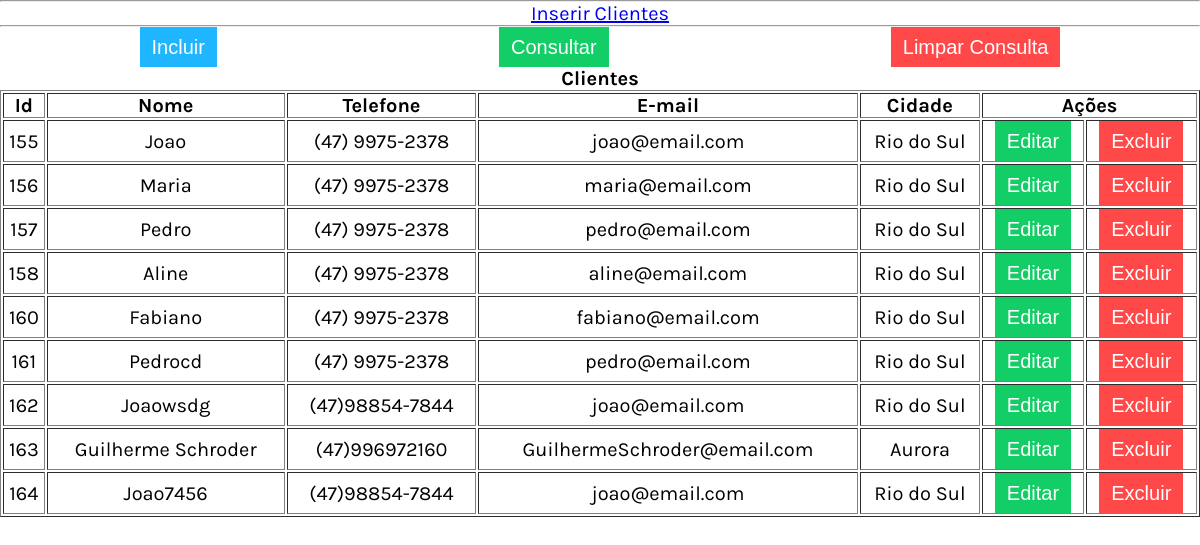
The page /Projeto_com_orientacao_objeto/consulta-cliente-simples.php on the database its author committed.
### tables this page shows
CREATE TABLE cliente (cliente_id INTEGER PRIMARY KEY AUTOINCREMENT NOT NULL, nome TEXT, telefone TEXT, email TEXT, cidade TEXT);

### Projeto_com_orientacao_objeto/consulta-cliente-simples.php (the view, shortened to what this page needs)
<?php
function getDados(){
    $pdo = getConexao();
    $query = "SELECT * FROM `cliente`";
    $stmt = $pdo->prepare($query);
    $stmt->execute();
    $aDados = array();
    while ($result = $stmt->fetch(PDO::FETCH_ASSOC)) {
        $aDados[] = $result;
    }
    return $aDados;
}
function getColunasTabela(){
    $html_colunas_tabela = '';
    $aDados = getDados();
    if (count($aDados)) {
        foreach ($aDados as $aContato) {
            $html_colunas_tabela .= "<tr>";
            $cliente_id = $aContato["cliente_id"];
            $nome       = $aContato["nome"];
            $telefone   = $aContato["telefone"];
            $email      = $aContato["email"];
            $cidade     = $aContato["cidade"];
            $html_colunas_tabela .= "<td>$cliente_id</td>";
            $html_colunas_tabela .= "<td>$nome</td>";
            $html_colunas_tabela .= "<td>$telefone</td>";
            $html_colunas_tabela .= "<td>$email</td>";
            $html_colunas_tabela .= "<td>$cidade</td>";
            $html_colunas_tabela .= getAcoesCliente($cliente_id);
            $html_colunas_tabela .= "</tr>";
        }
    } else {
        $html_colunas_tabela .= "<tr><td colspan=\"7\" align='center'>Sem dados para exibir</td></tr>";
    }
    return $html_colunas_tabela;
}
function getAcoesCliente($cliente_id) {
    $html_acao = '<td>
                        <button type="button" class="button green"
                            onclick="editarCliente(' . $cliente_id . ')">Editar</button>
                   </td>
                   <td>
                        <button type="button" class="button red"
                            onclick="excluirCliente(' . $cliente_id . ')">Excluir</button>
                    </td>';
    return $html_acao;
}
function carregaCabecalho() {
    $html = '<!DOCTYPE html>
            <html lang="pt-BR">
            <head>
                <meta charset="UTF-8">
                <meta http-equiv="X-UA-Compatible" content="IE=edge">
                <meta name="viewport" content="width=device-width, initial-scale=1.0">
                <link rel="preconnect" href="https://fonts.gstatic.com">
                <link href="https://fonts.googleapis.com/css2?family=Karla:ital,wght@0,400;0,700;1,200;1,800&display=swap"
                      rel="stylesheet">
                <link rel="stylesheet" href="css/button.css">
                <link rel="stylesheet" href="css/main.css">
                <link rel="stylesheet" href="css/button.css">
                <link rel="stylesheet" href="css/records.css">
                <link rel="stylesheet" href="css/modal.css">
                <script src="js/jquery.min.js" defer></script>
                <script src="js/cliente.js" defer></script>
                <title>Cliente</title>
            </head>
            <body>';
    return $html;
}
function getAcoesInclusao(){
    return '<section class="acoes">
                <button type="button" class="button blue mobile" id="cadastrarCliente">Incluir</button>
                <button type="button" class="button green" id="consultarDadosCliente">Consultar</button>
                <button type="button" class="button red" id="limparDadosCliente">Limpar Consulta</button>
            </section>';
}
function getModalClientes(){
    return '<div class="modal" id="modal">
            <div class="modal-content">
                <header class="modal-header">
                    <h2>Novo Cliente</h2>
                    <span class="modal-close" id="modalClose">&#10006;</span>
                </header>
                <form id="form" class="modal-form">
                    <input type="hidden" id="cliente_id" class="modal-field" placeholder="Id">
                    <input type="text" id="nome" data-index="new" class="modal-field" placeholder="Nome do Cliente" required value="Joao">
                    <input type="text" id="telefone" class="modal-field" placeholder="Telefone..." required value="(47)98854-7844">
                    <input type="email" id="email" class="modal-field" placeholder="E-mail..." required value="joao@email.com">
                    <input type="text" id="cidade" class="modal-field" placeholder="Cidade..." required value="Rio do Sul">
                </form>
                <footer class="modal-footer" id="modal-footer">
                    <button id="salvar" class="button green">Salvar</button>
                    <button id="cancelar" class="button blue">Cancelar</button>
                </footer>
            </div>
        </div>';
}
function carregaClientes(){
    $html_tabela = carregaCabecalho();
    $html_tabela .= '<a href="executa_insert_clientes.php">Inserir Clientes</a>';
    $html_tabela .= '<hr>';
    $html_tabela .= getAcoesInclusao();
    $html_tabela .= "<table border='1' id=\"tableDados\">";
    $html_tabela .= "<caption><h1>Clientes</h1></caption>";
    $html_tabela .= "<thead>";
    $html_tabela .= "    <tr>";
    $html_tabela .= "    <th>Id</th>";
    $html_tabela .= "    <th>Nome</th>";
    $html_tabela .= "    <th>Telefone</th>";
    $html_tabela .= "    <th>E-mail</th>";
    $html_tabela .= "    <th>Cidade</th>";
    $html_tabela .= "    <th colspan='2'>Ações</th>";
    $html_tabela .= "    </tr>";
    $html_tabela .= "</thead>";
    $html_tabela .= "<tbody>";
    $html_tabela .= getColunasTabela();
    $html_tabela .= "</tbody>";
    $html_tabela .= "</table>";
    $html_tabela .= getModalClientes();
    echo $html_tabela;
}
carregaClientes();

### Projeto_com_orientacao_objeto/css/button.css (style rules this page uses)
.button { border-style: none; height: 40px; padding: 6px 12px; background-color: black; color: white; font-size: 1rem; cursor: pointer; transition: box-shadow .6s ease; }
.button.blue { background-color: #1FB6FF; }
button.green { background-color: #13CE66; }
button.red { background-color: #FF4949; }

### Projeto_com_orientacao_objeto/css/main.css (style rules this page uses)
* { padding: 0; margin: 0; box-sizing: border-box; text-align: center; font-size: 20px; }
:root { --primary-color: #FFBA00; --secundary-color: #FFF1CC; --shadow-color: #CCC; --text-color: #FFF; }
body { min-height: 100vh; display: flex; flex-direction: column; font-family: 'karla', sans-serif; position:relative; }
.acoes { display: flex; justify-content: space-around; gap:3px; }

### rows shown on the page
cliente: cliente_id "155", nome "Joao", telefone "(47) 9975-2378", email "joao@email.com", cidade "Rio do Sul"
cliente: cliente_id "156", nome "Maria", telefone "(47) 9975-2378", email "maria@email.com", cidade "Rio do Sul"
cliente: cliente_id "157", nome "Pedro", telefone "(47) 9975-2378", email "pedro@email.com", cidade "Rio do Sul"
cliente: cliente_id "158", nome "Aline", telefone "(47) 9975-2378", email "aline@email.com", cidade "Rio do Sul"
cliente: cliente_id "160", nome "Fabiano", telefone "(47) 9975-2378", email "fabiano@email.com", cidade "Rio do Sul"
cliente: cliente_id "161", nome "Pedrocd", telefone "(47) 9975-2378", email "pedro@email.com", cidade "Rio do Sul"
cliente: cliente_id "162", nome "Joaowsdg", telefone "(47)98854-7844", email "joao@email.com", cidade "Rio do Sul"
cliente: cliente_id "163", nome "Guilherme Schroder", telefone "(47)996972160", email "GuilhermeSchroder@email.com", cidade "Aurora"
cliente: cliente_id "164", nome "Joao7456", telefone "(47)98854-7844", email "joao@email.com", cidade "Rio do Sul"
